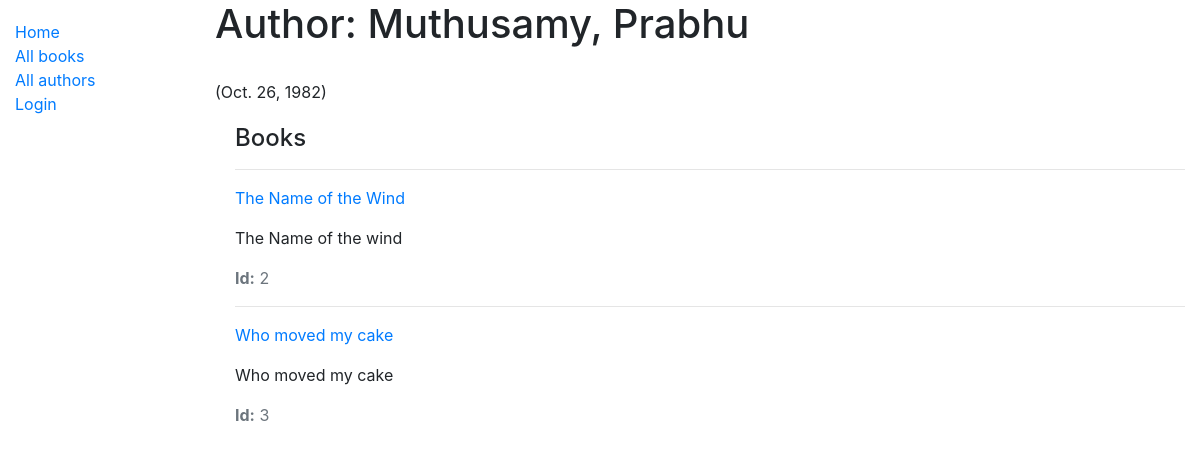
The app's page /catalog/author/1 with its own data.
### catalog/models.py (models this page shows, shortened)
class Author(models.Model):
    first_name = models.CharField(max_length=100)
    last_name = models.CharField(max_length=100)
    date_of_birth = models.DateField(null=True, blank=True)
    date_of_death = models.DateField('Died', null=True, blank=True)
    class Meta:
        ordering = ['last_name', 'first_name']

class Book(models.Model):
    title = models.CharField(max_length=200)
    author = models.ForeignKey('Author', on_delete=models.SET_NULL, null=True)
    summary = models.TextField(max_length=1000, help_text='Enter a brief description of the book')
    isbn = models.CharField('ISBN', max_length=13, help_text='13 Character <a href="https://www.isbn-international.org/content/what-isbn">ISBN number</a>')
    genre = models.ManyToManyField(Genre, help_text='Select a genre for this book')
    language = models.ForeignKey('Language', on_delete=models.SET_NULL, null=True)
    def display_genre(self):
        """Create a string for the Genre. This is required to display genre in Admin."""
        return ', '.join(genre.name for genre in self.genre.all()[:3])
    display_genre.short_description = 'Genre'
    def get_absolute_url(self):
        return reverse('book-detail', args=[str(self.id)])

### catalog/views.py (the view)
# urls.py: path('author/<int:pk>', views.AuthorDetailView.as_view(), name='author-detail'),
class AuthorDetailView(generic.DetailView):
    model = Author

### catalog/templates/catalog/author_detail.html
{% extends "base_generic.html" %}
{% block content %}
  <h1>Author: {{ author.last_name}}, {{ author.first_name}}</h1><br>({{author.date_of_birth}})
  <div style="margin-left:20px;margin-top:20px">
    <h4>Books</h4>
    {% for book in author.book_set.all %}
      <hr>
      <p><a href="{{ book.get_absolute_url }}">{{book.title}}</a></p>
      <p>{{book.summary}}</p>
      <p class="text-muted"><strong>Id:</strong> {{book.id}}</p>
    {% endfor %}
  </div>
{% endblock %}

### records on screen
Author: last_name "Muthusamy", first_name "Prabhu", date_of_birth "Oct. 26, 1982"
Book: title "The Name of the Wind", summary "The Name of the wind", id "2"
Book: title "Who moved my cake", summary "Who moved my cake", id "3"
